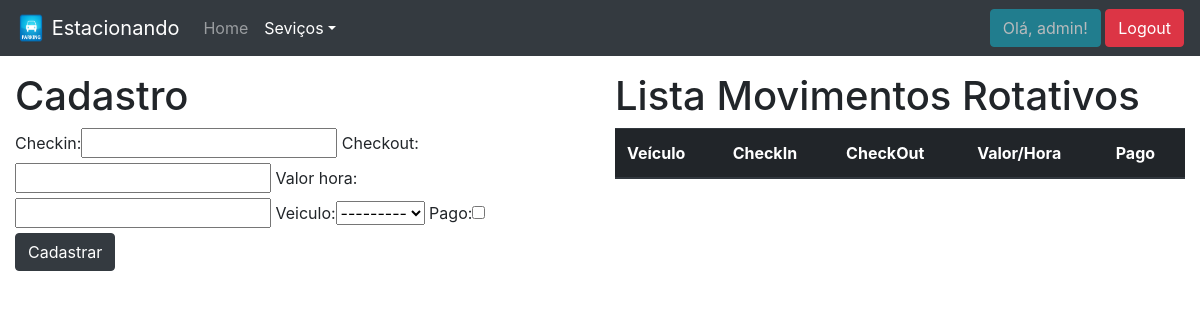
Page /sistema/movimento-rotativo/ (signed in) on the earlier database version.
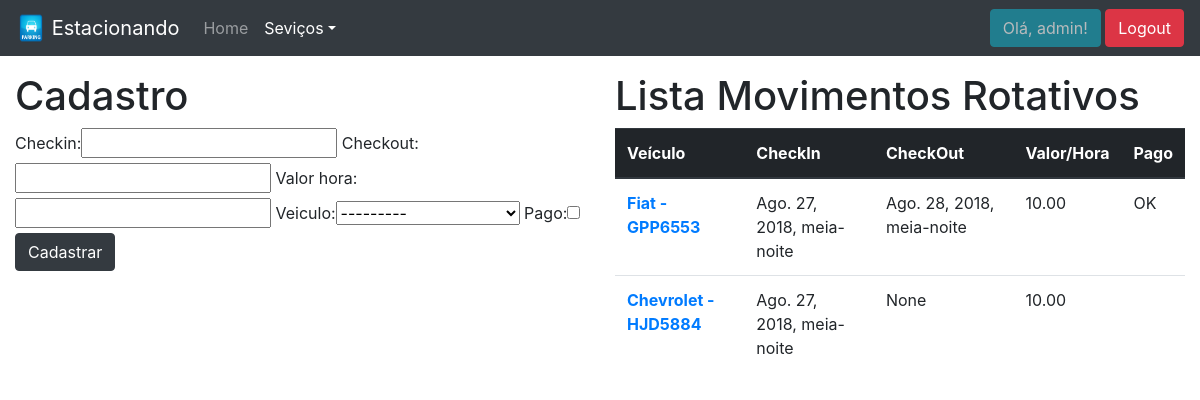
Same page on the later database version.
### core/models.py (models this page shows, shortened)
class MovimentoRotativo(models.Model):
    checkin = models.DateTimeField(auto_now=False)
    checkout = models.DateTimeField(auto_now=False, blank=True, null=True)
    valor_hora = models.DecimalField(max_digits=5, decimal_places=2)
    veiculo = models.ForeignKey(Veiculo, on_delete=models.PROTECT)
    pago = models.BooleanField(default=False)

class Veiculo(models.Model):
    marca = models.ForeignKey(Marca, on_delete=models.PROTECT)
    placa = models.CharField(max_length=7)
    proprietario = models.ForeignKey(Pessoa, on_delete=models.PROTECT)
    cor = models.CharField(max_length=15)
    observacoes = models.TextField(blank=True, null=True)
    def __str__(self):
        return str(self.marca) + ' - ' + self.placa

class Marca(models.Model):
    nome = models.CharField(max_length=50)
    def __str__(self):
        return self.nome

### core/views.py (the view)
# urls.py: path('movimento-rotativo/', lista_movRotativos, name='core_lista_movRotativos'),
@login_required
def lista_movRotativos(request):
    movRotativo = MovimentoRotativo.objects.all()
    form = MovimentoRotativoForm()
    dados = {'movRotativo' : movRotativo, 'form' : form}
    return render(request,'core/lista_movRotativos.html', dados)

### core/form.py
class MovimentoRotativoForm(ModelForm):
    class Meta:
        model = MovimentoRotativo
        fields = '__all__'

### templates/core/lista_movRotativos.html (shortened to what this page needs)
{% extends 'core/base.html' %}
{% load static %}
{% load bootstrap %}
{% block menu %}
    <nav class="navbar fixed-top navbar-dark bg-dark navbar-expand-lg">
        <a class="navbar-brand" href="{% url 'website_home' %}">
            <img src="{% static 'img/CarParkingSign.png' %}" width="30" height="30" class="d-inline-block align-top" alt="">
            Estacionando
        </a>
        <div class="collapse navbar-collapse" id="navbarSupportedContent">
            <ul class="navbar-nav mr-auto">
                <li class="nav-item">
                    <a class="nav-link" href="{% url 'core_home' %}">Home</a>
                </li>
                <li class="nav-item dropdown active">
                    <a class="nav-link dropdown-toggle" href="#" id="navbarDropdown" role="button" data-toggle="dropdown" aria-haspopup="true" aria-expanded="false">Seviços</a>
                </li>
            </ul>
            <ul class="navbar-nav">
                {% if user.is_authenticated %}
                    <li class="nav-item">
                        <a class="btn btn-info disabled" href="">Olá, {{ user }}!</a>
                        <a class="btn btn-danger" href="{% url 'logout' %}">Logout</a>
                    </li>
                {% else %}
                    <li class="nav-item">
                        <a class="nav-link" href="{% url 'login' %}">Login</a>
                    </li>
                {% endif %}
            </ul>
        </div>
    </nav>
{% endblock %}
{% block main %}
    <div class="row">
        <div class="col-sm-6">
            <h1>Cadastro</h1>
            <form action="{% url 'core_novo_movRotativo' %}" method="POST">
                {{ form|bootstrap }}
                <button type="submit" class="btn btn-dark">Cadastrar</button>
            </form>
        </div>
        <div class="col-sm-6">
            <h1>Lista Movimentos Rotativos</h1>
            <table class="table">
                <thead class="thead-dark">
                    <tr>
                        <th scope="col">Veículo</th>
                        <th scope="col">CheckIn</th>
                        <th scope="col">CheckOut</th>
                        <th scope="col">Valor/Hora</th>
                        <th scope="col">Pago</th>
                    </tr>
                </thead>
                <tbody>
                    {% for movimento in movRotativo %}
                        <tr>
                            <th scope="row"><a href="{% url 'core_update_movRotativo' movimento.id %}">{{ movimento.veiculo }}</a></th>
                            <td>{{ movimento.checkin }}</td>
                            <td>{{ movimento.checkout }}</td>
                            <td>{{ movimento.valor_hora }}</td>
                            <td>
                                {% if movimento.pago %}
                                    OK
                                {% endif %}
                            </td>
                        </tr>
                    {% endfor %}
                </tbody>
            </table>
        </div>
    </div>
{% endblock %}

### templates/core/base.html (shortened to what this page needs)
{% load static %}
<!DOCTYPE html>
<html lang="pt-br">
<head>
    <link rel="stylesheet" href="https://stackpath.bootstrapcdn.com/bootstrap/4.1.3/css/bootstrap.min.css">
</head>
<body>
    <div class="container-fluid">
        {% block menu %}
        {% endblock %}
        {% block main %}
        {% endblock %}
    </div>
</body>
</html>

### templates/core/base.html (style rules this page uses)
body { padding-top: 4.5rem; }

Differences in the rows shown:
added MovimentoRotativo: veiculo "Fiat - GPP6553", checkin "Ago. 27, 2018, meia-noite", checkout "Ago. 28, 2018, meia-noite", valor_hora "10.00", pago "OK"
added MovimentoRotativo: veiculo "Chevrolet - HJD5884", checkin "Ago. 27, 2018, meia-noite", checkout "None", valor_hora "10.00"
